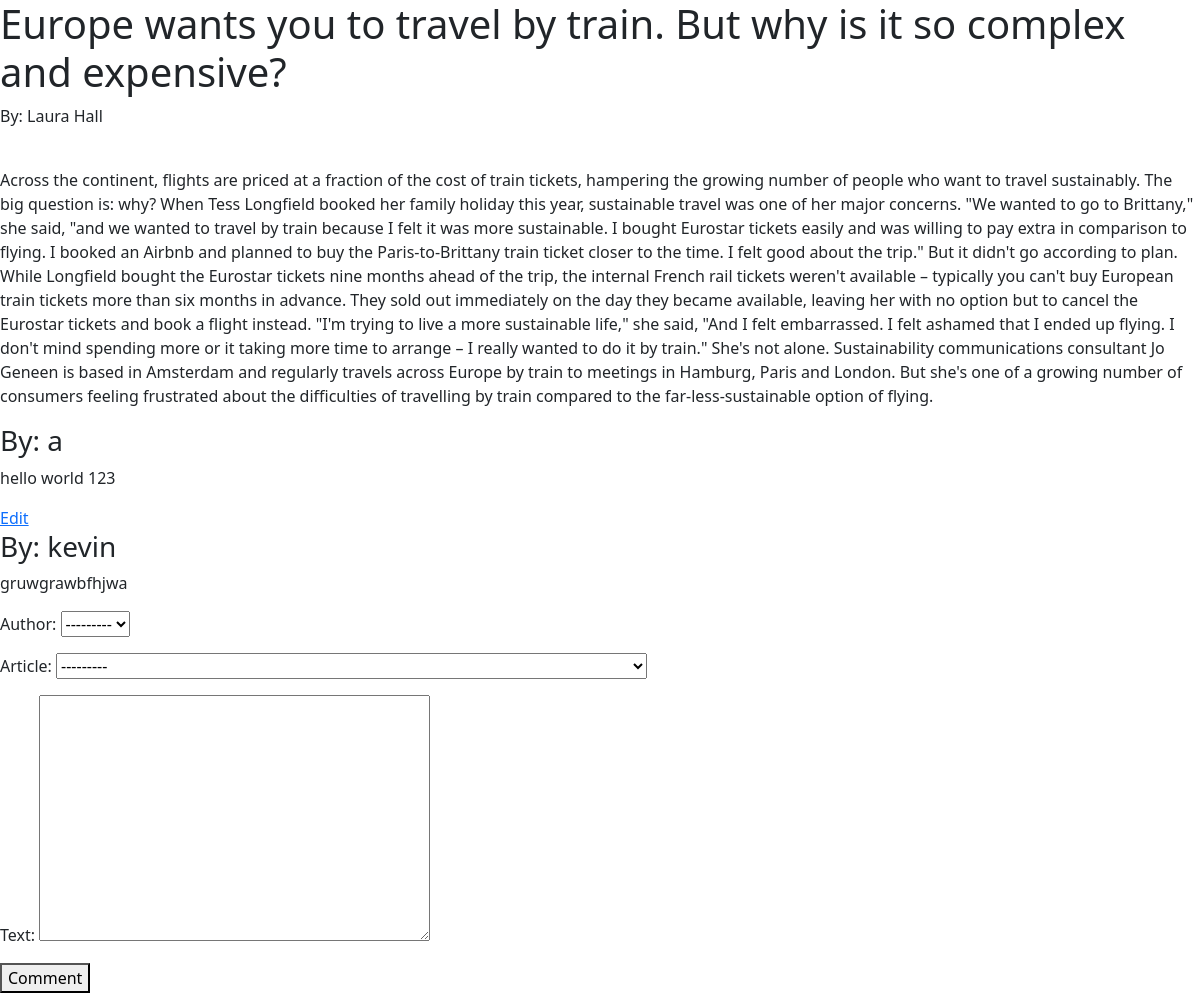
Screenshot of /articles/2 (signed in) with the database file from the repository.
### articles/models.py (models this page shows)
class Article(models.Model):
    headline = models.CharField(max_length=300)
    author = models.CharField(max_length=100)
    image = models.URLField()
    copy = models.TextField()
    def __str__(self):
        return self.headline

class Comment(models.Model):
    author = models.ForeignKey(
        User, on_delete=models.CASCADE, related_name="comments"
    )
    article = models.ForeignKey(
        Article, on_delete=models.CASCADE, related_name="comments"
    )
    text = models.TextField()

### articles/views.py (the view)
# urls.py: path("<article_id>", views.view_article, name="view_article"),
def view_article(request, article_id):
    relevant_article = get_object_or_404(Article, id=article_id)
    form = CommentForm()
    comments = relevant_article.comments
    context = {
        "article": relevant_article,
        "comment_form": form,
        "comments": comments,
    }
    return render(request, 'articles/article.html', context)

### articles/forms.py
class CommentForm(forms.ModelForm):
    class Meta:
        model = Comment
        fields = ["author", "article", "text"]

### articles/templates/articles/article.html (shortened to what this page needs)
{% extends "base.html" %}
{% block content %}
    <h1> {{ article.headline }} </h1>
    <p>By: {{ article.author }}</p>
    <p> {{ article.copy}} </p>
    {% for comment in comments.all %}
        <h3>By: {{ comment.author }}</h3>
        <p> {{ comment.text }}</p>
        {% if request.user == comment.author %}
            <a href="{% url 'edit_comment' comment.id %}">Edit</a>
        {% endif %}
    {% endfor %}
    <form method="POST" action="{% url 'add_comment' %}">
        {{ comment_form.as_p }}
        <button type="submit">Comment</button>
    </form>
</body>
</html>
{% endblock content %}

### rows the page displays
Article: author "Laura Hall", copy "Across the continent, flights are priced at a fraction of the cost of train tickets, hampering the growing number of people who want to travel sustainably. The big question is: why? When Tess Longfield booked her family holiday this year, sustainable travel was one of her major concerns. \"We wanted to go to Brittany,\" she said, \"and we wanted to travel by train because I felt it was more sustainable. I bought Eurostar tickets easily and was willing to pay extra in comparison to flying. I booked an Airbnb and planned to buy the Paris-to-Brittany train ticket closer to the time. I felt good about the trip.\" But it didn't go according to plan. While Longfield bought the Eurostar tickets nine…"
Comment: author "a", text "hello world 123", shows "Edit"
Comment: author "kevin", text "gruwgrawbfhjwa"
